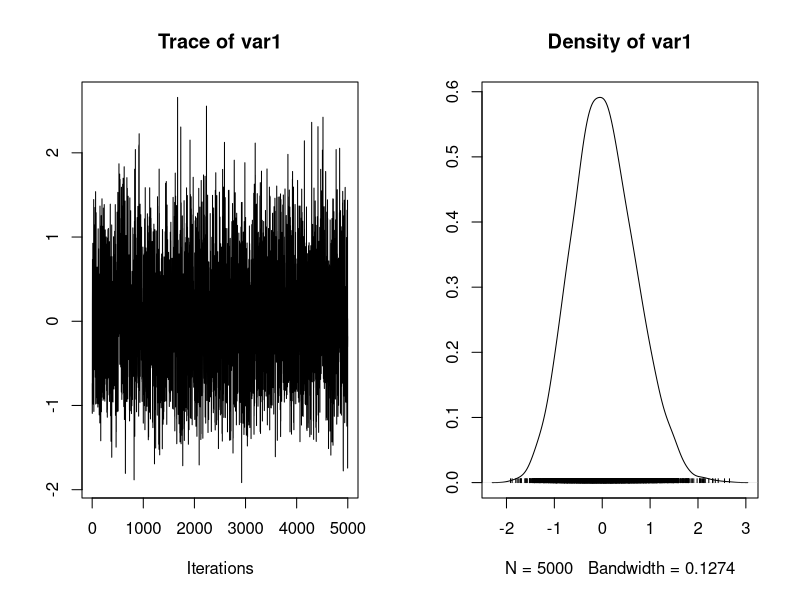

Recreate this plot in R. (Note: this script raises an error after producing the figure.)
update_mu = function(n, ybar, sig2, mu_0, sig2_0) {
  sig2_1 = 1.0 / (n / sig2 + 1.0 / sig2_0)
  mu_1 = sig2_1 * (n * ybar / sig2 + mu_0 / sig2_0)
  rnorm(n=1, mean=mu_1, sd=sqrt(sig2_1))
}

update_sig2 = function(n, y, mu, nu_0, beta_0) {
  nu_1 = nu_0 + n / 2.0
  sumsq = sum( (y - mu)^2 ) # vectorized
  beta_1 = beta_0 + sumsq / 2.0
  out_gamma = rgamma(n=1, shape=nu_1, rate=beta_1) # rate for gamma is shape for inv-gamma
  1.0 / out_gamma # reciprocal of a gamma random variable is distributed inv-gamma
}

gibbs = function(y, n_iter, init, prior) {
  ybar = mean(y)
  n = length(y)
  
  ## initialize
  mu_out = numeric(n_iter)
  sig2_out = numeric(n_iter)
  
  mu_now = init$mu
  
  ## Gibbs sampler
  for (i in 1:n_iter) {
    sig2_now = update_sig2(n=n, y=y, mu=mu_now, nu_0=prior$nu_0, beta_0=prior$beta_0)
    mu_now = update_mu(n=n, ybar=ybar, sig2=sig2_now, mu_0=prior$mu_0, sig2_0=prior$sig2_0)
    
    sig2_out[i] = sig2_now
    mu_out[i] = mu_now
  }
  
  list(mu=mu_out, sig2=sig2_out)
}

set.seed(53)

init = list()
init$mu = 0.0
y = c(-0.2, -1.5, -5.3, 0.3, -0.8, -2.2)
ybar = mean(y)
n = length(y)

## prior
prior = list()
prior$mu_0 = 1.0
prior$sig2_0 = 0.5
prior$n_0 = 2.0 # prior effective sample size for sig2
prior$s2_0 = 1.0 # prior point estimate for sig2
prior$nu_0 = prior$n_0 / 2.0 # prior parameter for inverse-gamma
prior$beta_0 = prior$n_0 * prior$s2_0 / 2.0 # prior parameter for inverse-gamma
post = gibbs(y=y, n_iter=5e3, init=init, prior=prior)
str(post)

library("coda")
plot(as.mcmc(post$mu))
summary(as.mcmc(post$mu))
coda::autocorr.plot(as.mcmc(post[,"mu"]))


coda::effectiveSize(as.mcmc(post[,"mu"]))